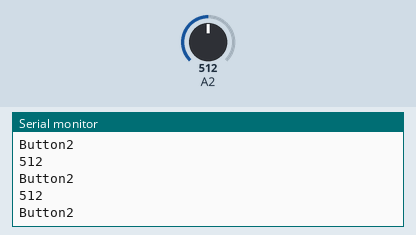
Recording of a sketch running on a simulated Arduino Uno, built with avr-gcc and run on an emulated ATmega328P. Shown: the last lines printed to the serial monitor. The inputs (shaded band) are chosen by the test bench; at power-on: A2 = 512.

Above: at 1.3 s.
1.4 s: A2 set to 1010
At 1.81 s:
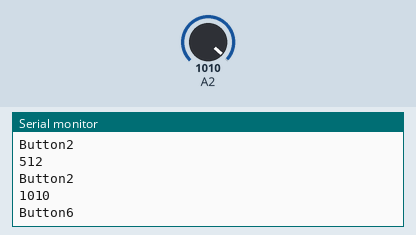
2.9 s: A2 set to 1023
At 3.31 s:
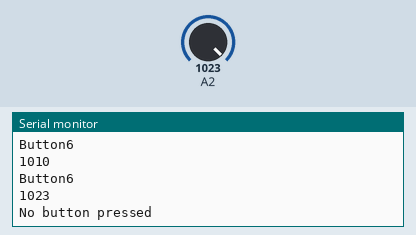
Timing chart, 0 to 5.9 s (numbered marks = the images above; inputs shaded):
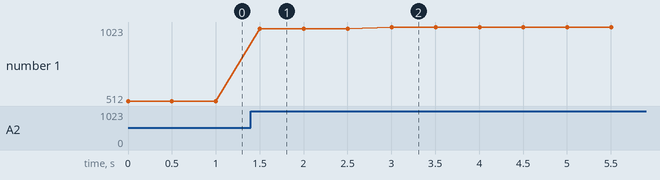

The sketch:

buttons.ino
```cpp
void setup() {
  Serial.begin(9600);
}

void loop() {
  int value = analogRead(A2);

  // Measure raw analogRead values for each button
  // Serial.print("Analog Read Value: ");
   Serial.println(value);

  /*If two buttons are pressed at the time then lowest value is used*/

  // Adjust these ranges based on your observations
  if (value == 1023) {
    Serial.println("No button pressed");
  } else if (value > 900) {
    Serial.println("Button6");
  } else if (value > 850) {
    Serial.println("Button5");
  } else if (value > 800) {
    Serial.println("Button4");
  } else if (value > 600) {
    Serial.println("Button3");
  } else if (value > 450) {
    Serial.println("Button2");
  } else if (value < 450) {
    Serial.println("Button1");
  } else{
    Serial.println("Error");
  }

  delay(500);
}
```

Measured:
- the behaviour switches between 1022 and 1023 on A2 (found by bisection; images 1 and 2)
- after the input at 1.4 s, the serial monitor: prints a new line after 0.10 s (image 1)
- after the input at 2.9 s, the serial monitor: prints a new line after 0.10 s (image 2)
- plotted number 1: 512 → 1010 after the input at 1.4 s, 1010 → 1023 after the input at 2.9 s
